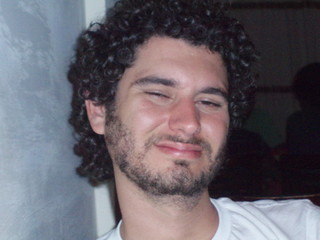
#> input picture Images/ethan.jpeg, 320 x 240 px
$ python main.py
#> lines starting #> are read from the running program, lines starting #| are printed output that depends on the picture
from PIL import Image
import os

# Get directory containing images for conversion
image_dir = os.path.join(os.getcwd(), 'Images')

# Open the image and get its width and height
img = Image.open(os.path.join(image_dir, 'ethan.jpeg'))
#> img is the input picture: PIL image 320x240 RGB; mean R, G, B 103.4, 98, 106
img_width, img_height = img.size
#> img_width = 320; img_height = 240

print(img_width, img_height)
#| 320 240

# Now, convert the image to grayscale then get its new (r,g) array
img = img.convert('LA')
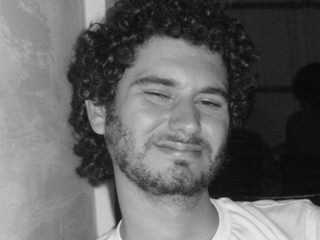
#> img: PIL image 320x240 LA; mean R, G, B, A 100.5, 100.5, 100.5, 255
pix = img.load()

# A character map, where characters are sorted in such a way that associates
# with increasing grayscale intensity i.e light to dark
CHARMAP = " .,:;ox%#@"


####################
# HELPER FUNCTIONS #
####################

def get_grayscale_intensities(pix, img_width, img_height):
	"""Takes a 2D pixel array storing (r,g) values for an image and a 2-tuple
	   containing image dimensions as input, and returns a 2D nested list
	   storing the grayscale intensity for a pixel (or pixel area)."""

	# Initialise the grayscale intensity array
	gscale_int = [[0 for i in range(img_width)] for j in range(img_height)]

	# Calculate the grayscale intensity for each pixel
	for i in range(img_height):
		for j in range(img_width):
			gscale_int[i][j] = sum(pix[j,i])/2

	return gscale_int


def get_min_max_gi(gscale_int):
    """Takes a 2D array of grayscale intensities and returns a 2-tuple which
    respectively contains the lowest and highest grayscale intensities in
    the entire matrix."""
    max_gi = max([max(gi) for gi in gscale_int])
    min_gi = min([min(gi) for gi in gscale_int])

    return min_gi, max_gi


def convert_to_char_matrix(gscale_int, charmap):
	"""Converts a 2D grayscale intensity matrix into a character matrix."""

	# Get the min and max grayscale intensities
	min_gi, max_gi = get_min_max_gi(gscale_int)

	# Calculate the difference between them
	diff = max_gi - min_gi

	# Now, for each pixel, we will assign an index to it which refers to the
    # specific character that will represent it from the character map
	for row in gscale_int:
		for i in range(len(row)):
			row[i] = int((row[i] - min_gi)/diff*(len(charmap)-1))

	return gscale_int


def print_ascii_image(char_matrix, charmap):
    """Takes a 2D matrix of ASCII values as input and prints out an image
       of ASCII characters based on matrix values."""
    for row in char_matrix:
        for i in range(len(row)):
            if (i != len(row)-1):
                print(charmap[row[i]], end='')
            else:
                print(charmap[row[i]])
    return


# MAIN PROGRAM
if __name__ == '__main__':

    # Obtain the grayscale intensity for each pixel in the image
    gscale_int = get_grayscale_intensities(pix, img_width, img_height)
#> gscale_int = 240 items

    # Convert the grayscale intensity values to integer
    # values, denoting ASCII character values
    char_matrix = convert_to_char_matrix(gscale_int, CHARMAP)
#> in get_min_max_gi, `max_gi = max([max(gi) for gi in gscale_int])`: max_gi = 243.5
#> in get_min_max_gi, `min_gi = min([min(gi) for gi in gscale_int])`: min_gi = 131
#> in convert_to_char_matrix, `min_gi, max_gi = get_min_max_gi(gscale_int)`: max_gi = 243.5
#> in convert_to_char_matrix, `diff = max_gi - min_gi`: diff = 112.5
#> char_matrix = 240 items

    # Now, print out the image as ASCII art
    print_ascii_image(char_matrix, CHARMAP)
#> the loop in print_ascii_image, `for row in char_matrix:` made 240 passes
#> (printed output is left out)

    # Job done!

$ run again, with Images/test.jpg copied over Images/ethan.jpeg
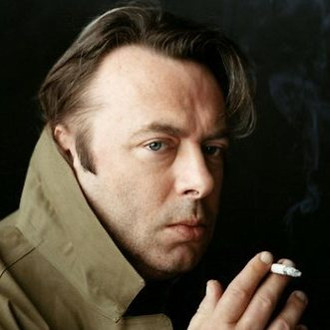
#> input picture Images/test.jpg, 330 x 330 px
#> img is the input picture: PIL image 330x330 RGB; mean R, G, B 82.6, 71.4, 55.8
#| 330 330
#> `img = img.convert('LA')`:
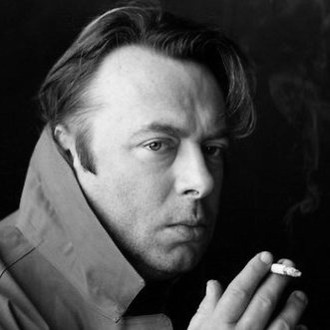
#> img: PIL image 330x330 LA; mean R, G, B, A 73, 73, 73, 255
#> gscale_int = 330 items
#> in get_min_max_gi, `max_gi = max([max(gi) for gi in gscale_int])`: max_gi = 254
#> in get_min_max_gi, `min_gi = min([min(gi) for gi in gscale_int])`: min_gi = 127.5
#> in convert_to_char_matrix, `min_gi, max_gi = get_min_max_gi(gscale_int)`: max_gi = 254
#> diff = 126.5
#> char_matrix = 330 items
#> the loop in print_ascii_image, `for row in char_matrix:` made 330 passes
